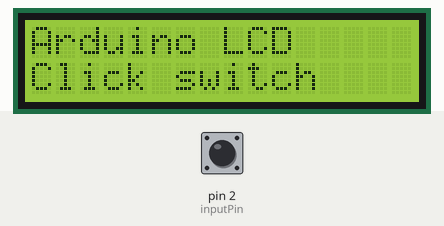
Simulated run of this sketch. Board: Arduino Uno, built with avr-gcc and run on an emulated ATmega328P. Parts: 16×2 character LCD. The inputs (shaded band) are chosen by the test bench; at power-on: pin 2 (inputPin) HIGH. What the sketch prints to the serial monitor is not drawn.

Above: at 1.2 s.
1.3 s: pin 2 (inputPin) pulled LOW for 0.15 s
At 2.6 s:
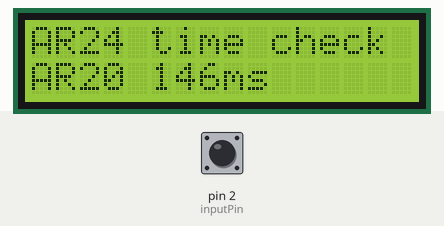
2.9 s: pin 2 (inputPin) pulled LOW for 1 s
At 3.7 s:
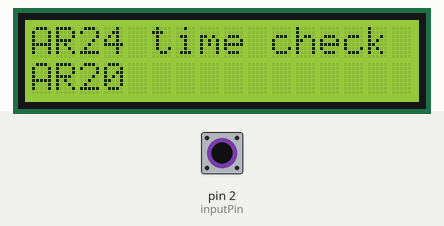
5.4 s: pin 2 (inputPin) pulled LOW for 0.15 s
At 6.0 s:
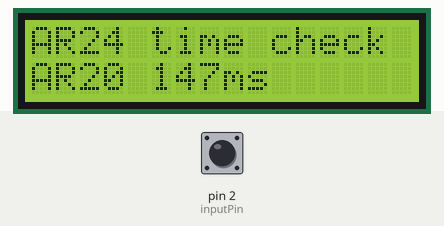
7.0 s: pin 2 (inputPin) pulled LOW for 3.2 s
At 11.4 s:
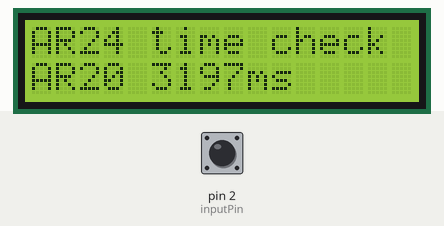
Timing chart, 0 to 12.7 s (numbered marks = the images above; inputs shaded):
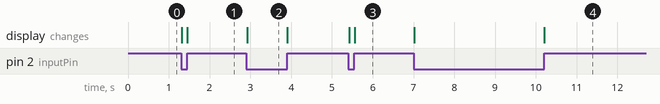

The sketch:

AR24_Switch_time.ino
```cpp
#include <LiquidCrystal_I2C.h>
/*
 예제 5.3
 디지털 신호 입력 시간 측정하기
 */
#include <Wire.h>

// 2번핀을 스위치 입력으로 설정
const int inputPin = 2;

// 현재의 시간을 저장하기 위한 변수
long startTime = 0;
// 실제 스위치가 눌린 후 지연되는 시간
long swCountTimer = 0;

LiquidCrystal_I2C lcd(0x27,16,2);

void setup() {
    lcd.init(); // LCD 설정
  lcd.clear();      // LCD를 모두 지운다.
  lcd.backlight();  // 백라이트를 켠다.
  // Arduino LCD, Welcome 표시
  lcd.setCursor(0,0);
  lcd.print("Arduino LCD");
  lcd.setCursor(0,1);
  lcd.print("Click switch");
  // 스위치 입력을 위하여 2번핀을 입력으로 설정하고 풀업시킨다
  pinMode(inputPin, INPUT_PULLUP);
  // 시리얼 통신을 설정한다
  Serial.begin(9600);
}

void loop(){
  // 스위치 입력이 발생하였을 경우 실행
  if(digitalRead(inputPin) == LOW){
    lcd.clear();
    // 현재의 시간을 startTime 변수에 넣는다.
    startTime = millis();
  lcd.setCursor(0,0);
  lcd.print("AR24 time check");
  lcd.setCursor(0,1);
  lcd.print("AR20");
    // 스위치가 입력되는 동안 지연시킨다.
    while(digitalRead(inputPin) == LOW);
    // swCountTimer 변수에 스위치가 눌려진 시간을 넣는다.
    // 여기까지 측정된 시간에서 앞서 저장한 시간이 스위치가 눌려진 시간이 된다
    swCountTimer = millis() - startTime;
    // 시리얼 통신으로 값을 출력한다.
  lcd.setCursor(5,1);
  lcd.print(swCountTimer);
  lcd.print("ms");
    Serial.print(swCountTimer);
    Serial.println(" ms");
  };
}
```

Measured:
- after the input at 1.3 s, the display: first changes at once (image 1 shows a later state)
- after the input at 2.9 s, the display: changes at once (image 2)
- after the input at 5.4 s, the display: first changes at once (image 3 shows a later state)
- after the input at 7.0 s, the display: first changes at once (image 4 shows a later state)
